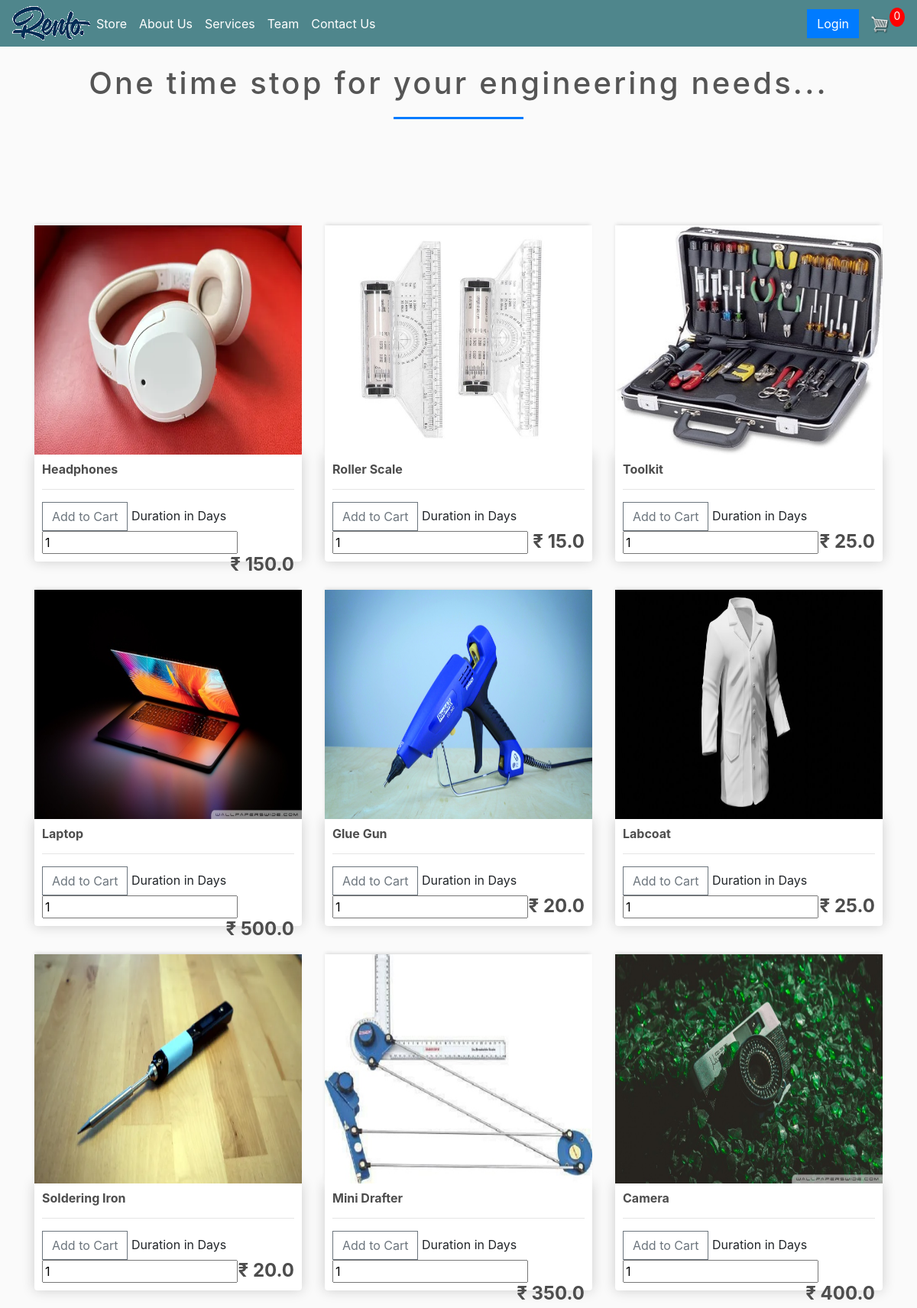
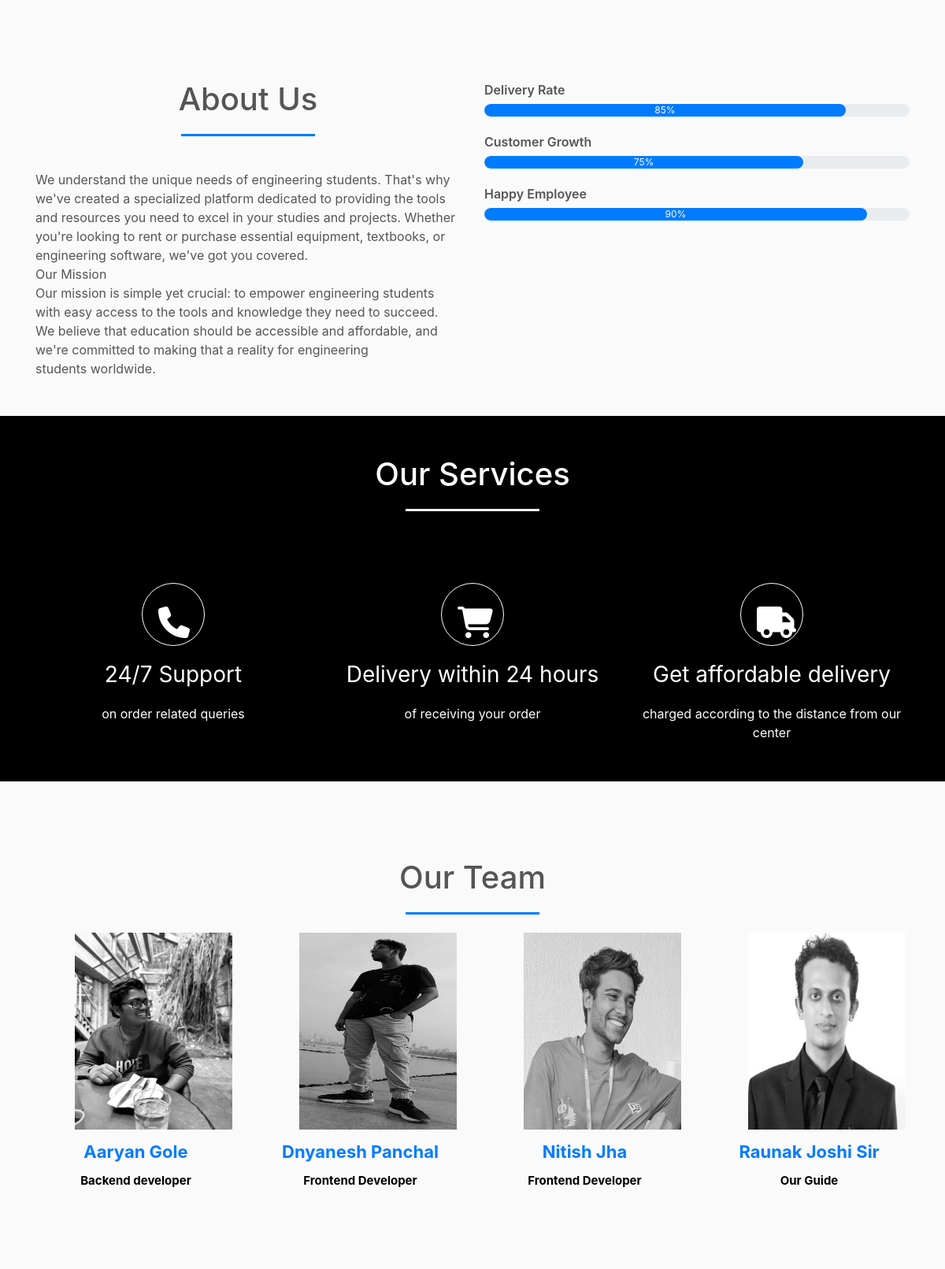
The page / (upper part) on the database its author committed (2 pictures, top to bottom).
### store/models.py (models this page shows, shortened)
class Product(models.Model):
	name = models.CharField(max_length=200)
	price = models.FloatField()
	digital = models.BooleanField(default=False,null=True, blank=True)
	image = models.ImageField(null=True, blank=True)
	@property
	def imageURL(self):
		try:
			url = self.image.url
		except:
			url = ''
		return url

### store/views.py (the view)
# urls.py: path('', include('store.urls')),
def store(request):
    data = cartData(request)
    cartItems = data['cartItems']
    order = data['order']
    items = data['items']
    products = Product.objects.all()
    context = {'products': products, 'cartItems': cartItems}
    return render(request, 'store/store.html', context)

### store/utils.py (called while the page is built, shortened)
def cookieCart(request):
	try:
		cart = json.loads(request.COOKIES['cart'])
	except:
		cart = {}
		print('CART:', cart)
	items = []
	order = {'get_cart_total':0, 'get_cart_items':0, 'shipping':False}
	cartItems = order['get_cart_items']
	return {'cartItems':cartItems ,'order':order, 'items':items}

def cartData(request):
	if request.user.is_authenticated:
		customer = request.user.customer
		order, created = Order.objects.get_or_create(customer=customer, complete=False)
		items = order.orderitem_set.all()
		cartItems = order.get_cart_items
	else:
		cookieData = cookieCart(request)
		cartItems = cookieData['cartItems']
		order = cookieData['order']
		items = cookieData['items']
	return {'cartItems':cartItems ,'order':order, 'items':items}

### store/templates/store/store.html
{% extends 'store/index.html' %}
{% load static %}
{% block content %}
	<div class="row">
		{% for product in products %}
		<div class="col-lg-4">
			<img class="thumbnail" src="{{product.imageURL}}">
			<div class="box-element product">
				<h6><strong>{{product.name}}</strong></h6>
				<hr>
				<button data-product="{{product.id}}" data-action="add" class="btn btn-outline-secondary add-btn update-cart">Add to Cart</button>
				<label for="qty-2">Duration in Days</label>
								<input type="text" name="qty-2" id="qty-2" class="qty" value="1" />
				<h4 style="display: inline-block; float: right"><strong>₹ {{product.price}}</strong></h4>
			</div>
		</div>
		{% endfor %}
	</div>
{% endblock content %}

### store/templates/store/index.html (shortened to what this page needs)
<!DOCTYPE html>
{% load static %}
<html>
<head>
	<link rel="stylesheet" href="https://stackpath.bootstrapcdn.com/bootstrap/4.4.1/css/bootstrap.min.css">
	<link rel="stylesheet" type="text/css" href="{% static 'css/main.css' %}">
	<link rel="stylesheet" href="https://use.fontawesome.com/releases/v6.1.1/css/all.css">
</head>
<body>
	<nav class="navbar navbar-expand-lg navbar-dark bg-dark">
	  <img  id="logo" src="{% static 'images/logo.png' %}">
	  <div class="collapse navbar-collapse" id="navbarSupportedContent">
	    <ul class="navbar-nav mr-auto">
	      <li class="nav-item active">
	        <a class="nav-link" href="{% url 'store' %}"> Store <span class="sr-only">(current)</span></a>
	      </li>
			<li class="nav-item active">
	        <a class="nav-link" href="#about"> About Us<span class="sr-only">(current)</span></a>
	      </li>
			<li class="nav-item active">
	        <a class="nav-link" href="#services"> Services<span class="sr-only">(current)</span></a>
	      </li>
			<li class="nav-item active">
	        <a class="nav-link" href="#team"> Team<span class="sr-only">(current)</span></a>
	      </li>
			<li class="nav-item active">
	        <a class="nav-link" href="#contact"> Contact Us<span class="sr-only">(current)</span></a>
	      </li>
	    </ul>
	    <div class="form-inline my-2 my-lg-0">
	     	<a class="btn btn-primary" href= "{% url 'login' %}">Login</a>
	     	<a href="{% url 'cart' %}">
	    		<img  id="cart-icon" src="{% static 'images/cart.png' %}">
	    	</a>
	    	<p id="cart-total">{{cartItems}}</p>
	    </div>
	  </div>
	</nav>
	<section class="header">
		<div class="header-info">
			<br>
				<h1> One time stop for your engineering needs...</h1>
		</div>
	</section>
     <div class="container">
            <br>
            {% block content %}
            {% endblock content %}
         </div>
	<br><br>
	<section id="about">
	<div class="container">
		<div class="row">
			<div class="col-md-6">
			<h1>About Us</h1>
				<div class="about-content">
					We understand the unique needs of engineering students. That's why we've created a specialized platform dedicated to providing the tools and resources you need to excel in your studies and projects. Whether you're looking to rent or purchase essential equipment, textbooks, or engineering software, we've got you covered.
					<br>Our Mission
					<br>Our mission is simple yet crucial: to empower engineering students with easy access to the tools and knowledge they need to succeed. We believe that education should be accessible and affordable, and we're committed to making that a reality for engineering students worldwide.
				</div>
			</div>
			<div class="col-md-6 skills-bar">
			<p>Delivery Rate</p>
			<div class="progress">
			<div class="progress-bar" style="width:85%;">85%</div>
			</div>
			<p>Customer Growth</p>
			<div class="progress">
			<div class="progress-bar" style="width:75%;">75%</div>
			</div>
			<p>Happy Employee</p>
			<div class="progress">
			<div class="progress-bar" style="width:90%;">90%</div>
			</div>
			</div>
		</div>
	</div>
	<br><br>
	<section id="services">
		<div class="container">
			<h1>Our Services</h1>
			<br><br>
			<div class="row services" >
				<div class= "col-md-4 text-center">
					<div class="icon">
						<i class="fa fa-phone" aria-hidden="true"></i>
					</div>
					<h3> 24/7 Support</h3>
					<p>on order related queries</p>
				</div>
				<div class="col-md-4 text-center">
					<div class="icon">
					<i class="fa fa-shopping-cart"></i>
					</div>
					<h3> Delivery within 24 hours</h3>
					<p>of receiving your order</p>
				</div>
				<div class="col-md-4 text-center">
					<div class="icon">
					<i class="fa fa-truck"></i>
					</div>
					<h3>Get affordable delivery</h3>
					<p>charged according to the distance from our center</p>
				</div>
			</div>
		</div>
	</section>
	<br><br>
<section id="team">
	<div class="container">
		<h1>Our Team</h1>
		<div class="row">
			<div class="col-md-3 profile-pic text-center">
				<div class="img-box">
				<img src="{% static 'images/gole.jpg' %}" class="img-responsive">
				</div>
				<h2>Aaryan Gole</h2>
				<h3>Backend developer</h3>
			</div>
			<div class="col-md-3 profile-pic text-center">
				<div class="img-box">
				<img src="{% static 'images/dnyanesh.jpg' %}" class="img-responsive">
				</div>
				<h2>Dnyanesh Panchal</h2>
				<h3>Frontend Developer</h3>
			</div>
			<div class="col-md-3 profile-pic text-center">
				<div class="img-box">
				<img src="{% static 'images/nitish.jpg' %}" class="img-responsive">
				</div>
				<h2>Nitish Jha</h2>
				<h3>Frontend Developer</h3>
			</div>
			<div class="col-md-3 profile-pic text-center">
				<div class="img-box">
				<img src="{% static 'images/Raunak.jpeg' %}" class="img-responsive">
				</div>
				<h2>Raunak Joshi Sir</h2>
				<h3>Our Guide</h3>
			</div>
		</div>
	</div>
</section>
<br><br>
</body>
</html>

### static/css/main.css (style rules this page uses)
body { background-color: hsl(0, 0%, 98%); }
h1,h2,h3,h4,h5,h6 { color:hsl(0, 0%, 30%); }
.header-info { overflow: hidden; white-space: nowrap; margin: 0 auto; letter-spacing: .20em; animation: typing 3.5s steps(40, end), blink-caret .90s step-end 8; }
.box-element { box-shadow:hsl(0, 0%, 80%) 0 0 16px; background-color: #fff; border-radius: 4px; padding: 10px; }
.thumbnail { width: 100%; height: 300px; -webkit-box-shadow: -1px -3px 5px -2px rgba(214,214,214,1); -moz-box-shadow: -1px -3px 5px -2px rgba(214,214,214,1); box-shadow: -1px -3px 5px -2px rgba(214,214,214,1); }
.product { border-radius: 0 0 4px 4px; }
.bg-dark { background-color: #4f868c!important; }
.header-info { width: 100%; height: 200px; -webkit-box-shadow: -1px -3px 5px -2px rgba(214,214,214,1); -moz-box-shadow: -1px -3px 5px -2px rgba(214,214,214,1); box-shadow: -1px -3px 5px -2px rgba(214,214,214,1); }
#about { padding-top: 50px; padding-bottom: 50px; color:#555; }
.about-content { padding-top: 20px; }
.skills-bar p { margin-bottom:6px; font-weight: 600; }
.progress-bar { border-radius:16px; }
.progress { border-radius:16px!important; margin-bottom: 20px; }
#services { background: black; background-size: cover; background-position: center; color:#555!important; background-attachment: fixed; padding-top:50px; padding-bottom: 50px; }
#services h1 { text-align: center; color:#fff!important; padding-bottom: 10px; }
#services h1::after { content: ''; background:#efefef; display: block; height:3px; width:170px; margin: 20px auto 5px; }
#services h3 { font-weight: 400; color: white; margin: auto; }
#services p { font-weight: 400; color: white; margin: auto; margin-top: 20px; }
#services i { color: white; }
.icon { font-size:40px; margin:20px auto; padding: 20px; height: 80px; width:80px; border:1px solid #fff; border-radius:50%; }
#team { padding-top: 50px; padding-bottom: 50px; color: #555; }
h1 { text-align: center; color: #555!important; padding-bottom: 10px; }
h1::after { content:''; background: #007bff; display: block; height: 3px; width: 170px; margin: 20px auto 5px; }
.profile-pic .img-box { opacity: 1; display: block; position: relative; }
.profile-pic .img-box img { filter: grayscale(1); }
.profile-pic h2 { font-size: 22px; font-weight: bold; margin-top:15px; color: #007bff!important; }
.profile-pic h3 { font-size: 15px; font-weight: bold; margin-top:15px; color: black; }
.img-responsive { height: 250px; width: 200px; margin: 0px 50px; }
::placeholder { color: #999!important; }
#cart-icon { width:25px; display: inline-block; margin-left: 15px; }
#cart-total { display: block; text-align: center; color:#fff; background-color: red; width: 20px; height: 25px; border-radius: 50%; font-size: 14px; }
.col-lg-4, .col-lg-6, .col-lg-8, .col-lg-12 { margin-top: 10px; }
.btn { border-radius: 0; }

### rows shown on the page
Product: imageURL (picture), name "Headphones", price "150.0"
Product: imageURL (picture), name "Roller Scale", price "15.0"
Product: imageURL (picture), name "Toolkit", price "25.0"
Product: imageURL (picture), name "Laptop", price "500.0"
Product: imageURL (picture), name "Glue Gun", price "20.0"
Product: imageURL (picture), name "Labcoat", price "25.0"
Product: imageURL (picture), name "Soldering Iron", price "20.0"
Product: imageURL (picture), name "Mini Drafter", price "350.0"
Product: imageURL (picture), name "Camera", price "400.0"

### other values the page prints
{{ cartItems }} "0"
